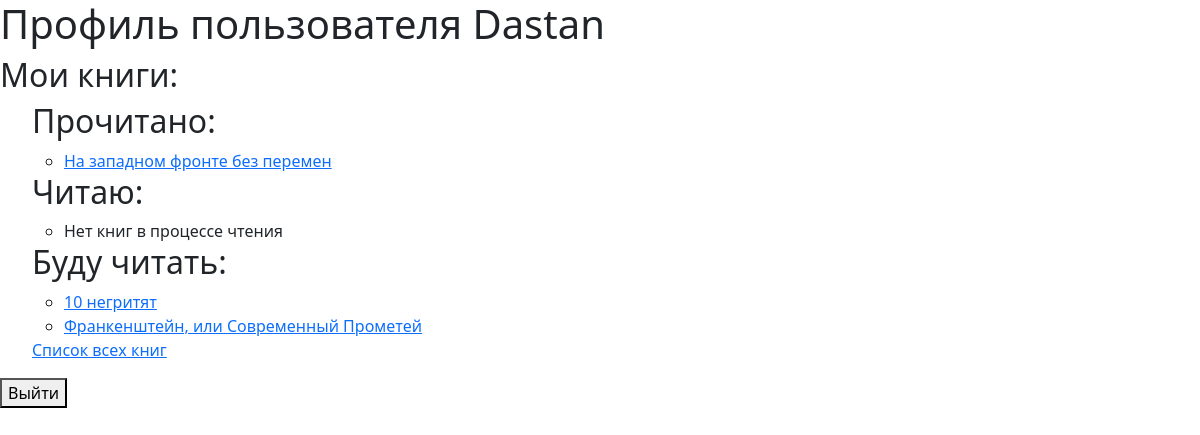
Page /users/profile/ (signed in) on the earlier database version.
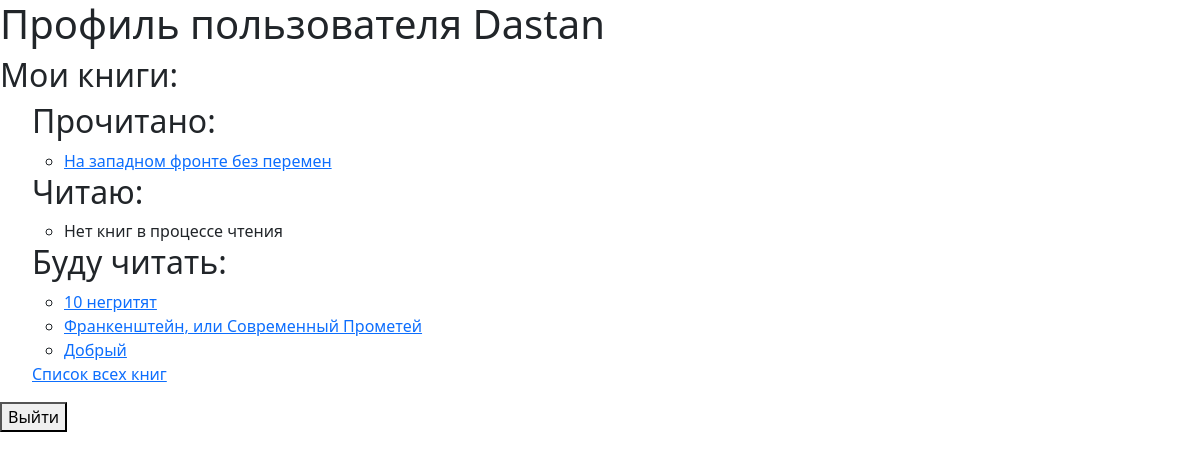
Same page on the later database version.
### books/models.py (models this page shows, shortened)
class UserBook(models.Model):
    STATUS_CHOICES = [
        ('want', 'Буду читать'),
        ('reading', 'Читаю'),
        ('read', 'Прочитано'),
    ]
    user = models.ForeignKey(User, on_delete=models.CASCADE)
    book = models.ForeignKey(Book, on_delete=models.CASCADE)
    status = models.CharField(max_length = 10, choices = STATUS_CHOICES)
    class Meta:
        unique_together = ('user', 'book')

class Book(models.Model):
    title = models.CharField(max_length = 100)
    summary = models.TextField(max_length = 1000, help_text = 'Краткое описание книги', blank = True)
    author = models.ForeignKey('Author', on_delete = models.SET_NULL, null = True)
    owners = models.ManyToManyField(User, related_name='books', blank=True)
    image_url = models.URLField(blank=True, null = True)
    class Meta:
        ordering = ['title']

### users/views.py (the view)
# urls.py: path('profile/', profile_view, name='profile'),
def profile_view(request):
    user = request.user
    user_books = UserBook.objects.filter(user = user)
    books_want = user_books.filter(status = 'want')
    books_read = user_books.filter(status = 'read')
    books_reading = user_books.filter(status = 'reading')
    return render(
            request, 'users/profile.html',
            {'user': user,
            'user_books': user_books,
            'books_read': books_read,
            'books_reading': books_reading,
            'books_want': books_want,
        })

### users/templates/users/profile.html (shortened to what this page needs)
{% extends 'books/base.html' %}
{% block content %}
  <h1>Профиль пользователя {{ user.username }}</h1>
  <h2>Мои книги:</h2>
  <ul>
    <h2>Прочитано:</h2>
<ul>
  {% for user_book in books_read %}
    <li><a href="{% url 'book-detail' pk=user_book.book.pk %}">{{ user_book.book.title }}</a></li>
  {% empty %}
    <li>Нет прочитанных книг</li>
  {% endfor %}
</ul>
<h2>Читаю:</h2>
<ul>
  {% for user_book in books_reading %}
    <li><a href="{% url 'book-detail' pk=user_book.book.pk %}">{{ user_book.book.title }}</a></li>
  {% empty %}
    <li>Нет книг в процессе чтения</li>
  {% endfor %}
</ul>
<h2>Буду читать:</h2>
<ul>
  {% for user_book in books_want %}
    <li><a href="{% url 'book-detail' pk=user_book.book.pk %}">{{ user_book.book.title }}</a></li>
  {% empty %}
    <li>Нет книг в списке "Буду читать"</li>
  {% endfor %}
</ul>
    <a href="{% url 'book-list'%}">Список всех книг</a>
  </ul>
  <form method="POST" action="{% url 'logout' %}">
    <button type="submit">Выйти</button>
  </form>
{% endblock %}

Differences in the rows shown:
added UserBook: book "Добрый", shown under "Буду читать:"
